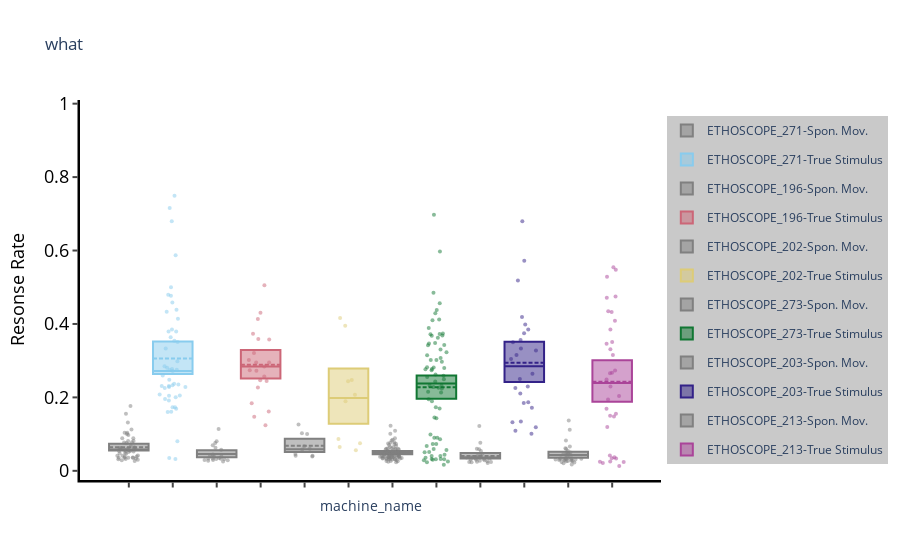

Source (notebook cell):
### Code cell
f, x = pdfp.plot_response_quantify(facet_col='machine_name', title = 'what')
f.show()

### Figure 1 — Plotly figure (JSON) as saved in the notebook; plotly's stock layout.template omitted (floating-point values rounded to 4 significant figures)
{"data": [{"boxpoints": false, "jitter": 0.75, "legendgroup": "ETHOSCOPE_271-Spon. Mov.", "marker": {"color": "grey"}, "mean": [0.06401], "median": [0.057], "name": "ETHOSCOPE_271-Spon. Mov.", "pointpos": 0, "q1": [0.05551], "q3": [0.07362], "showlegend": true, "type": "box", "width": 0.9, "x": ["ETHOSCOPE_271-Spon. Mov."], "xaxis": "x"}, {"boxpoints": "all", "fillcolor": "rgba(0,0,0,0)", "jitter": 0.75, "legendgroup": "ETHOSCOPE_271-Spon. Mov.", "line": {"color": "rgba(0,0,0,0)"}, "marker": {"color": "grey", "opacity": 0.5, "size": 4}, "name": "ETHOSCOPE_271-Spon. Mov.", "pointpos": 0, "showlegend": false, "type": "box", "width": 0.9, "x": ["ETHOSCOPE_271-Spon. Mov.", "ETHOSCOPE_271-Spon. Mov.", "ETHOSCOPE_271-Spon. Mov.", "ETHOSCOPE_271-Spon. Mov.", "ETHOSCOPE_271-Spon. Mov.", "ETHOSCOPE_271-Spon. Mov.", "ETHOSCOPE_271-Spon. Mov.", "ETHOSCOPE_271-Spon. Mov.", "ETHOSCOPE_271-Spon. Mov.", "ETHOSCOPE_271-Spon. Mov.", "ETHOSCOPE_271-Spon. Mov.", "ETHOSCOPE_271-Spon. Mov.", "ETHOSCOPE_271-Spon. Mov.", "ETHOSCOPE_271-Spon. Mov.", "ETHOSCOPE_271-Spon. Mov.", "ETHOSCOPE_271-Spon. Mov.", "ETHOSCOPE_271-Spon. Mov.", "ETHOSCOPE_271-Spon. Mov.", "ETHOSCOPE_271-Spon. Mov.", "ETHOSCOPE_271-Spon. Mov.", "ETHOSCOPE_271-Spon. Mov.", "ETHOSCOPE_271-Spon. Mov.", "ETHOSCOPE_271-Spon. Mov.", "ETHOSCOPE_271-Spon. Mov.", "ETHOSCOPE_271-Spon. Mov.", "ETHOSCOPE_271-Spon. Mov.", "ETHOSCOPE_271-Spon. Mov.", "ETHOSCOPE_271-Spon. Mov.", "ETHOSCOPE_271-Spon. Mov.", "ETHOSCOPE_271-Spon. Mov.", "ETHOSCOPE_271-Spon. Mov.", "ETHOSCOPE_271-Spon. Mov.", "ETHOSCOPE_271-Spon. Mov.", "ETHOSCOPE_271-Spon. Mov.", "ETHOSCOPE_271-Spon. Mov.", "ETHOSCOPE_271-Spon. Mov.", "ETHOSCOPE_271-Spon. Mov.", "ETHOSCOPE_271-Spon. Mov.", "ETHOSCOPE_271-Spon. Mov.", "ETHOSCOPE_271-Spon. Mov.", "ETHOSCOPE_271-Spon. Mov.", "ETHOSCOPE_271-Spon. Mov.", "ETHOSCOPE_271-Spon. Mov.", "ETHOSCOPE_271-Spon. Mov.", "ETHOSCOPE_271-Spon. Mov.", "ETHOSCOPE_271-Spon. Mov.", "ETHOSCOPE_271-Spon. Mov.", "ETHOSCOPE_271-Spon. Mov.", "ETHOSCOPE_271-Spon. Mov."], "xaxis": "x", "y": [0.03585, 0.06177, 0.03593, 0.03868, 0.05957, 0.04829, 0.1003, 0.07813, 0.03642, 0.06214, 0.03162, 0.1318, 0.057, 0.0337, 0.08095, 0.04096, 0.06086, 0.06392, 0.07553, 0.09788, 0.0538, 0.04134, 0.05096, 0.05425, 0.0322, 0.03865, 0.1124, 0.06745, 0.02685, 0.1037, 0.03021, 0.04711, 0.02906, 0.03528, 0.08871, 0.0467, 0.1763, 0.08113, 0.05711, 0.06169, 0.1557, 0.05389, 0.0605, 0.08877, 0.04157, 0.05288, 0.07728, 0.03585, 0.1037]}, {"boxpoints": false, "jitter": 0.75, "legendgroup": "ETHOSCOPE_271-True Stimulus", "marker": {"color": "rgb(136, 204, 238)"}, "mean": [0.3059], "median": [0.2721], "name": "ETHOSCOPE_271-True Stimulus", "pointpos": 0, "q1": [0.264], "q3": [0.3521], "showlegend": true, "type": "box", "width": 0.9, "x": ["ETHOSCOPE_271-True Stimulus"], "xaxis": "x"}, {"boxpoints": "all", "fillcolor": "rgba(0,0,0,0)", "jitter": 0.75, "legendgroup": "ETHOSCOPE_271-True Stimulus", "line": {"color": "rgba(0,0,0,0)"}, "marker": {"color": "rgb(136, 204, 238)", "opacity": 0.5, "size": 4}, "name": "ETHOSCOPE_271-True Stimulus", "pointpos": 0, "showlegend": false, "type": "box", "width": 0.9, "x": ["ETHOSCOPE_271-True Stimulus", "ETHOSCOPE_271-True Stimulus", "ETHOSCOPE_271-True Stimulus", "ETHOSCOPE_271-True Stimulus", "ETHOSCOPE_271-True Stimulus", "ETHOSCOPE_271-True Stimulus", "ETHOSCOPE_271-True Stimulus", "ETHOSCOPE_271-True Stimulus", "ETHOSCOPE_271-True Stimulus", "ETHOSCOPE_271-True Stimulus", "ETHOSCOPE_271-True Stimulus", "ETHOSCOPE_271-True Stimulus", "ETHOSCOPE_271-True Stimulus", "ETHOSCOPE_271-True Stimulus", "ETHOSCOPE_271-True Stimulus", "ETHOSCOPE_271-True Stimulus", "ETHOSCOPE_271-True Stimulus", "ETHOSCOPE_271-True Stimulus", "ETHOSCOPE_271-True Stimulus", "ETHOSCOPE_271-True Stimulus", "ETHOSCOPE_271-True Stimulus", "ETHOSCOPE_271-True Stimulus", "ETHOSCOPE_271-True Stimulus", "ETHOSCOPE_271-True Stimulus", "ETHOSCOPE_271-True Stimulus", "ETHOSCOPE_271-True Stimulus", "ETHOSCOPE_271-True Stimulus", "ETHOSCOPE_271-True Stimulus", "ETHOSCOPE_271-True Stimulus", "ETHOSCOPE_271-True Stimulus", "ETHOSCOPE_271-True Stimulus", "ETHOSCOPE_271-True Stimulus", "ETHOSCOPE_271-True Stimulus", "ETHOSCOPE_271-True Stimulus", "ETHOSCOPE_271-True Stimulus", "ETHOSCOPE_271-True Stimulus", "ETHOSCOPE_271-True Stimulus", "ETHOSCOPE_271-True Stimulus", "ETHOSCOPE_271-True Stimulus", "ETHOSCOPE_271-True Stimulus", "ETHOSCOPE_271-True Stimulus", "ETHOSCOPE_271-True Stimulus", "ETHOSCOPE_271-True Stimulus", "ETHOSCOPE_271-True Stimulus", "ETHOSCOPE_271-True Stimulus", "ETHOSCOPE_271-True Stimulus", "ETHOSCOPE_271-True Stimulus", "ETHOSCOPE_271-True Stimulus", "ETHOSCOPE_271-True Stimulus"], "xaxis": "x", "y": [0.03209, 0.4329, 0.03488, 0.2755, 0.2599, 0.4587, 0.5874, 0.3795, 0.2079, 0.08027, 0.4388, 0.351, 0.2986, 0.2354, 0.3851, 0.716, 0.2743, 0.4142, 0.7491, 0.2048, 0.2774, 0.1733, 0.2312, 0.2478, 0.1602, 0.3333, 0.2805, 0.2331, 0.2283, 0.4797, 0.6796, 0.2371, 0.285, 0.2005, 0.2283, 0.2253, 0.5, 0.1918, 0.3638, 0.1735, 0.3796, 0.1957, 0.2721, 0.1689, 0.3545, 0.231, 0.477, 0.1609, 0.2047]}, {"boxpoints": false, "jitter": 0.75, "legendgroup": "ETHOSCOPE_196-Spon. Mov.", "marker": {"color": "grey"}, "mean": [0.04594], "median": [0.04594], "name": "ETHOSCOPE_196-Spon. Mov.", "pointpos": 0, "q1": [0.03726], "q3": [0.05621], "showlegend": true, "type": "box", "width": 0.9, "x": ["ETHOSCOPE_196-Spon. Mov."], "xaxis": "x"}, {"boxpoints": "all", "fillcolor": "rgba(0,0,0,0)", "jitter": 0.75, "legendgroup": "ETHOSCOPE_196-Spon. Mov.", "line": {"color": "rgba(0,0,0,0)"}, "marker": {"color": "grey", "opacity": 0.5, "size": 4}, "name": "ETHOSCOPE_196-Spon. Mov.", "pointpos": 0, "showlegend": false, "type": "box", "width": 0.9, "x": ["ETHOSCOPE_196-Spon. Mov.", "ETHOSCOPE_196-Spon. Mov.", "ETHOSCOPE_196-Spon. Mov.", "ETHOSCOPE_196-Spon. Mov.", "ETHOSCOPE_196-Spon. Mov.", "ETHOSCOPE_196-Spon. Mov.", "ETHOSCOPE_196-Spon. Mov.", "ETHOSCOPE_196-Spon. Mov.", "ETHOSCOPE_196-Spon. Mov.", "ETHOSCOPE_196-Spon. Mov.", "ETHOSCOPE_196-Spon. Mov.", "ETHOSCOPE_196-Spon. Mov.", "ETHOSCOPE_196-Spon. Mov.", "ETHOSCOPE_196-Spon. Mov.", "ETHOSCOPE_196-Spon. Mov.", "ETHOSCOPE_196-Spon. Mov.", "ETHOSCOPE_196-Spon. Mov.", "ETHOSCOPE_196-Spon. Mov.", "ETHOSCOPE_196-Spon. Mov.", "ETHOSCOPE_196-Spon. Mov.", "ETHOSCOPE_196-Spon. Mov."], "xaxis": "x", "y": [0.02893, 0.03255, 0.02756, 0.03232, 0.03224, 0.02959, 0.03337, 0.06969, 0.04222, 0.02941, 0.05731, 0.03894, 0.1138, 0.06271, 0.07568, 0.03908, 0.02562, 0.0338, 0.04464, 0.03511, 0.08021]}, {"boxpoints": false, "jitter": 0.75, "legendgroup": "ETHOSCOPE_196-True Stimulus", "marker": {"color": "rgb(204, 102, 119)"}, "mean": [0.2892], "median": [0.2839], "name": "ETHOSCOPE_196-True Stimulus", "pointpos": 0, "q1": [0.2515], "q3": [0.3291], "showlegend": true, "type": "box", "width": 0.9, "x": ["ETHOSCOPE_196-True Stimulus"], "xaxis": "x"}, {"boxpoints": "all", "fillcolor": "rgba(0,0,0,0)", "jitter": 0.75, "legendgroup": "ETHOSCOPE_196-True Stimulus", "line": {"color": "rgba(0,0,0,0)"}, "marker": {"color": "rgb(204, 102, 119)", "opacity": 0.5, "size": 4}, "name": "ETHOSCOPE_196-True Stimulus", "pointpos": 0, "showlegend": false, "type": "box", "width": 0.9, "x": ["ETHOSCOPE_196-True Stimulus", "ETHOSCOPE_196-True Stimulus", "ETHOSCOPE_196-True Stimulus", "ETHOSCOPE_196-True Stimulus", "ETHOSCOPE_196-True Stimulus", "ETHOSCOPE_196-True Stimulus", "ETHOSCOPE_196-True Stimulus", "ETHOSCOPE_196-True Stimulus", "ETHOSCOPE_196-True Stimulus", "ETHOSCOPE_196-True Stimulus", "ETHOSCOPE_196-True Stimulus", "ETHOSCOPE_196-True Stimulus", "ETHOSCOPE_196-True Stimulus", "ETHOSCOPE_196-True Stimulus", "ETHOSCOPE_196-True Stimulus", "ETHOSCOPE_196-True Stimulus", "ETHOSCOPE_196-True Stimulus", "ETHOSCOPE_196-True Stimulus", "ETHOSCOPE_196-True Stimulus", "ETHOSCOPE_196-True Stimulus", "ETHOSCOPE_196-True Stimulus"], "xaxis": "x", "y": [0.2568, 0.4138, 0.5058, 0.3016, 0.2948, 0.2742, 0.1839, 0.2466, 0.1617, 0.3578, 0.3732, 0.1474, 0.2949, 0.1239, 0.2445, 0.359, 0.2839, 0.4303, 0.3211, 0.2267, 0.2722]}, {"boxpoints": false, "jitter": 0.75, "legendgroup": "ETHOSCOPE_202-Spon. Mov.", "marker": {"color": "grey"}, "mean": [0.06799], "median": [0.05901], "name": "ETHOSCOPE_202-Spon. Mov.", "pointpos": 0, "q1": [0.05114], "q3": [0.08737], "showlegend": true, "type": "box", "width": 0.9, "x": ["ETHOSCOPE_202-Spon. Mov."], "xaxis": "x"}, {"boxpoints": "all", "fillcolor": "rgba(0,0,0,0)", "jitter": 0.75, "legendgroup": "ETHOSCOPE_202-Spon. Mov.", "line": {"color": "rgba(0,0,0,0)"}, "marker": {"color": "grey", "opacity": 0.5, "size": 4}, "name": "ETHOSCOPE_202-Spon. Mov.", "pointpos": 0, "showlegend": false, "type": "box", "width": 0.9, "x": ["ETHOSCOPE_202-Spon. Mov.", "ETHOSCOPE_202-Spon. Mov.", "ETHOSCOPE_202-Spon. Mov.", "ETHOSCOPE_202-Spon. Mov.", "ETHOSCOPE_202-Spon. Mov.", "ETHOSCOPE_202-Spon. Mov.", "ETHOSCOPE_202-Spon. Mov.", "ETHOSCOPE_202-Spon. Mov.", "ETHOSCOPE_202-Spon. Mov.", "ETHOSCOPE_202-Spon. Mov."], "xaxis": "x", "y": [0.06721, 0.0455, 0.1004, 0.04075, 0.04097, 0.1022, 0.03892, 0.126, 0.06015, 0.05788]}, {"boxpoints": false, "jitter": 0.75, "legendgroup": "ETHOSCOPE_202-True Stimulus", "marker": {"color": "rgb(221, 204, 119)"}, "mean": [0.1982], "median": [0.1983], "name": "ETHOSCOPE_202-True Stimulus", "pointpos": 0, "q1": [0.1285], "q3": [0.279], "showlegend": true, "type": "box", "width": 0.9, "x": ["ETHOSCOPE_202-True Stimulus"], "xaxis": "x"}, {"boxpoints": "all", "fillcolor": "rgba(0,0,0,0)", "jitter": 0.75, "legendgroup": "ETHOSCOPE_202-True Stimulus", "line": {"color": "rgba(0,0,0,0)"}, "marker": {"color": "rgb(221, 204, 119)", "opacity": 0.5, "size": 4}, "name": "ETHOSCOPE_202-True Stimulus", "pointpos": 0, "showlegend": false, "type": "box", "width": 0.9, "x": ["ETHOSCOPE_202-True Stimulus", "ETHOSCOPE_202-True Stimulus", "ETHOSCOPE_202-True Stimulus", "ETHOSCOPE_202-True Stimulus", "ETHOSCOPE_202-True Stimulus", "ETHOSCOPE_202-True Stimulus", "ETHOSCOPE_202-True Stimulus", "ETHOSCOPE_202-True Stimulus", "ETHOSCOPE_202-True Stimulus", "ETHOSCOPE_202-True Stimulus"], "xaxis": "x", "y": [0.2437, 0.08639, 0.4162, 0.07484, 0.3953, 0.1895, 0.05631, 0.2474, 0.06504, 0.2071]}, {"boxpoints": false, "jitter": 0.75, "legendgroup": "ETHOSCOPE_273-Spon. Mov.", "marker": {"color": "grey"}, "mean": [0.04961], "median": [0.04961], "name": "ETHOSCOPE_273-Spon. Mov.", "pointpos": 0, "q1": [0.04543], "q3": [0.0542], "showlegend": true, "type": "box", "width": 0.9, "x": ["ETHOSCOPE_273-Spon. Mov."], "xaxis": "x"}, {"boxpoints": "all", "fillcolor": "rgba(0,0,0,0)", "jitter": 0.75, "legendgroup": "ETHOSCOPE_273-Spon. Mov.", "line": {"color": "rgba(0,0,0,0)"}, "marker": {"color": "grey", "opacity": 0.5, "size": 4}, "name": "ETHOSCOPE_273-Spon. Mov.", "pointpos": 0, "showlegend": false, "type": "box", "width": 0.9, "x": ["ETHOSCOPE_273-Spon. Mov.", "ETHOSCOPE_273-Spon. Mov.", "ETHOSCOPE_273-Spon. Mov.", "ETHOSCOPE_273-Spon. Mov.", "ETHOSCOPE_273-Spon. Mov.", "ETHOSCOPE_273-Spon. Mov.", "ETHOSCOPE_273-Spon. Mov.", "ETHOSCOPE_273-Spon. Mov.", "ETHOSCOPE_273-Spon. Mov.", "ETHOSCOPE_273-Spon. Mov.", "ETHOSCOPE_273-Spon. Mov.", "ETHOSCOPE_273-Spon. Mov.", "ETHOSCOPE_273-Spon. Mov.", "ETHOSCOPE_273-Spon. Mov.", "ETHOSCOPE_273-Spon. Mov.", "ETHOSCOPE_273-Spon. Mov.", "ETHOSCOPE_273-Spon. Mov.", "ETHOSCOPE_273-Spon. Mov.", "ETHOSCOPE_273-Spon. Mov.", "ETHOSCOPE_273-Spon. Mov.", "ETHOSCOPE_273-Spon. Mov.", "ETHOSCOPE_273-Spon. Mov.", "ETHOSCOPE_273-Spon. Mov.", "ETHOSCOPE_273-Spon. Mov.", "ETHOSCOPE_273-Spon. Mov.", "ETHOSCOPE_273-Spon. Mov.", "ETHOSCOPE_273-Spon. Mov.", "ETHOSCOPE_273-Spon. Mov.", "ETHOSCOPE_273-Spon. Mov.", "ETHOSCOPE_273-Spon. Mov.", "ETHOSCOPE_273-Spon. Mov.", "ETHOSCOPE_273-Spon. Mov.", "ETHOSCOPE_273-Spon. Mov.", "ETHOSCOPE_273-Spon. Mov.", "ETHOSCOPE_273-Spon. Mov.", "ETHOSCOPE_273-Spon. Mov.", "ETHOSCOPE_273-Spon. Mov.", "ETHOSCOPE_273-Spon. Mov.", "ETHOSCOPE_273-Spon. Mov.", "ETHOSCOPE_273-Spon. Mov.", "ETHOSCOPE_273-Spon. Mov.", "ETHOSCOPE_273-Spon. Mov.", "ETHOSCOPE_273-Spon. Mov.", "ETHOSCOPE_273-Spon. Mov.", "ETHOSCOPE_273-Spon. Mov.", "ETHOSCOPE_273-Spon. Mov.", "ETHOSCOPE_273-Spon. Mov.", "ETHOSCOPE_273-Spon. Mov.", "ETHOSCOPE_273-Spon. Mov.", "ETHOSCOPE_273-Spon. Mov.", "ETHOSCOPE_273-Spon. Mov.", "ETHOSCOPE_273-Spon. Mov.", "ETHOSCOPE_273-Spon. Mov.", "ETHOSCOPE_273-Spon. Mov.", "ETHOSCOPE_273-Spon. Mov.", "ETHOSCOPE_273-Spon. Mov.", "ETHOSCOPE_273-Spon. Mov.", "ETHOSCOPE_273-Spon. Mov.", "ETHOSCOPE_273-Spon. Mov.", "ETHOSCOPE_273-Spon. Mov.", "ETHOSCOPE_273-Spon. Mov.", "ETHOSCOPE_273-Spon. Mov.", "ETHOSCOPE_273-Spon. Mov.", "ETHOSCOPE_273-Spon. Mov.", "ETHOSCOPE_273-Spon. Mov.", "ETHOSCOPE_273-Spon. Mov.", "ETHOSCOPE_273-Spon. Mov.", "ETHOSCOPE_273-Spon. Mov.", "ETHOSCOPE_273-Spon. Mov.", "ETHOSCOPE_273-Spon. Mov.", "ETHOSCOPE_273-Spon. Mov.", "ETHOSCOPE_273-Spon. Mov.", "ETHOSCOPE_273-Spon. Mov.", "ETHOSCOPE_273-Spon. Mov."], "xaxis": "x", "y": [0.05933, 0.0371, 0.06763, 0.03374, 0.03174, 0.08236, 0.02647, 0.02643, 0.03221, 0.04721, 0.04099, 0.05025, 0.02361, 0.04026, 0.04243, 0.08489, 0.05415, 0.03878, 0.06501, 0.06022, 0.06049, 0.06431, 0.04772, 0.03504, 0.1094, 0.03859, 0.06031, 0.04276, 0.07057, 0.04481, 0.03772, 0.03517, 0.0384, 0.04556, 0.07316, 0.05435, 0.04987, 0.04263, 0.0584, 0.05736, 0.04337, 0.0376, 0.03678, 0.03694, 0.07291, 0.02881, 0.04678, 0.04207, 0.03888, 0.03878, 0.03237, 0.02455, 0.03893, 0.07615, 0.049, 0.038, 0.08901, 0.07446, 0.04881, 0.03468, 0.07798, 0.1011, 0.05791, 0.1226, 0.02615, 0.04433, 0.03362, 0.03159, 0.03833, 0.03275, 0.03071, 0.06165, 0.03828, 0.03381]}, {"boxpoints": false, "jitter": 0.75, "legendgroup": "ETHOSCOPE_273-True Stimulus", "marker": {"color": "rgb(17, 119, 51)"}, "mean": [0.2274], "median": [0.2379], "name": "ETHOSCOPE_273-True Stimulus", "pointpos": 0, "q1": [0.1961], "q3": [0.2599], "showlegend": true, "type": "box", "width": 0.9, "x": ["ETHOSCOPE_273-True Stimulus"], "xaxis": "x"}, {"boxpoints": "all", "fillcolor": "rgba(0,0,0,0)", "jitter": 0.75, "legendgroup": "ETHOSCOPE_273-True Stimulus", "line": {"color": "rgba(0,0,0,0)"}, "marker": {"color": "rgb(17, 119, 51)", "opacity": 0.5, "size": 4}, "name": "ETHOSCOPE_273-True Stimulus", "pointpos": 0, "showlegend": false, "type": "box", "width": 0.9, "x": ["ETHOSCOPE_273-True Stimulus", "ETHOSCOPE_273-True Stimulus", "ETHOSCOPE_273-True Stimulus", "ETHOSCOPE_273-True Stimulus", "ETHOSCOPE_273-True Stimulus", "ETHOSCOPE_273-True Stimulus", "ETHOSCOPE_273-True Stimulus", "ETHOSCOPE_273-True Stimulus", "ETHOSCOPE_273-True Stimulus", "ETHOSCOPE_273-True Stimulus", "ETHOSCOPE_273-True Stimulus", "ETHOSCOPE_273-True Stimulus", "ETHOSCOPE_273-True Stimulus", "ETHOSCOPE_273-True Stimulus", "ETHOSCOPE_273-True Stimulus", "ETHOSCOPE_273-True Stimulus", "ETHOSCOPE_273-True Stimulus", "ETHOSCOPE_273-True Stimulus", "ETHOSCOPE_273-True Stimulus", "ETHOSCOPE_273-True Stimulus", "ETHOSCOPE_273-True Stimulus", "ETHOSCOPE_273-True Stimulus", "ETHOSCOPE_273-True Stimulus", "ETHOSCOPE_273-True Stimulus", "ETHOSCOPE_273-True Stimulus", "ETHOSCOPE_273-True Stimulus", "ETHOSCOPE_273-True Stimulus", "ETHOSCOPE_273-True Stimulus", "ETHOSCOPE_273-True Stimulus", "ETHOSCOPE_273-True Stimulus", "ETHOSCOPE_273-True Stimulus", "ETHOSCOPE_273-True Stimulus", "ETHOSCOPE_273-True Stimulus", "ETHOSCOPE_273-True Stimulus", "ETHOSCOPE_273-True Stimulus", "ETHOSCOPE_273-True Stimulus", "ETHOSCOPE_273-True Stimulus", "ETHOSCOPE_273-True Stimulus", "ETHOSCOPE_273-True Stimulus", "ETHOSCOPE_273-True Stimulus", "ETHOSCOPE_273-True Stimulus", "ETHOSCOPE_273-True Stimulus", "ETHOSCOPE_273-True Stimulus", "ETHOSCOPE_273-True Stimulus", "ETHOSCOPE_273-True Stimulus", "ETHOSCOPE_273-True Stimulus", "ETHOSCOPE_273-True Stimulus", "ETHOSCOPE_273-True Stimulus", "ETHOSCOPE_273-True Stimulus", "ETHOSCOPE_273-True Stimulus", "ETHOSCOPE_273-True Stimulus", "ETHOSCOPE_273-True Stimulus", "ETHOSCOPE_273-True Stimulus", "ETHOSCOPE_273-True Stimulus", "ETHOSCOPE_273-True Stimulus", "ETHOSCOPE_273-True Stimulus", "ETHOSCOPE_273-True Stimulus", "ETHOSCOPE_273-True Stimulus", "ETHOSCOPE_273-True Stimulus", "ETHOSCOPE_273-True Stimulus", "ETHOSCOPE_273-True Stimulus", "ETHOSCOPE_273-True Stimulus", "ETHOSCOPE_273-True Stimulus", "ETHOSCOPE_273-True Stimulus", "ETHOSCOPE_273-True Stimulus", "ETHOSCOPE_273-True Stimulus", "ETHOSCOPE_273-True Stimulus", "ETHOSCOPE_273-True Stimulus", "ETHOSCOPE_273-True Stimulus", "ETHOSCOPE_273-True Stimulus", "ETHOSCOPE_273-True Stimulus", "ETHOSCOPE_273-True Stimulus", "ETHOSCOPE_273-True Stimulus", "ETHOSCOPE_273-True Stimulus"], "xaxis": "x", "y": [0.2764, 0.0299, 0.05668, 0.03187, 0.2556, 0.3483, 0.2265, 0.259, 0.1697, 0.1429, 0.03147, 0.03236, 0.1453, 0.02524, 0.2281, 0.3074, 0.2622, 0.3419, 0.0989, 0.08621, 0.07273, 0.4123, 0.2811, 0.2244, 0.4563, 0.195, 0.2971, 0.3146, 0.08978, 0.04057, 0.02364, 0.2737, 0.2156, 0.3683, 0.28, 0.2322, 0.2819, 0.438, 0.05959, 0.06786, 0.03125, 0.2326, 0.3019, 0.3682, 0.2136, 0.3429, 0.1892, 0.0506, 0.05155, 0.01674, 0.3231, 0.3307, 0.6974, 0.3888, 0.3743, 0.2494, 0.09028, 0.07306, 0.04028, 0.3622, 0.5974, 0.429, 0.41, 0.3465, 0.3022, 0.04405, 0.02895, 0.03526, 0.3729, 0.3722, 0.1729, 0.2432, 0.4851, 0.277]}, {"boxpoints": false, "jitter": 0.75, "legendgroup": "ETHOSCOPE_203-Spon. Mov.", "marker": {"color": "grey"}, "mean": [0.04014], "median": [0.0349], "name": "ETHOSCOPE_203-Spon. Mov.", "pointpos": 0, "q1": [0.03341], "q3": [0.04849], "showlegend": true, "type": "box", "width": 0.9, "x": ["ETHOSCOPE_203-Spon. Mov."], "xaxis": "x"}, {"boxpoints": "all", "fillcolor": "rgba(0,0,0,0)", "jitter": 0.75, "legendgroup": "ETHOSCOPE_203-Spon. Mov.", "line": {"color": "rgba(0,0,0,0)"}, "marker": {"color": "grey", "opacity": 0.5, "size": 4}, "name": "ETHOSCOPE_203-Spon. Mov.", "pointpos": 0, "showlegend": false, "type": "box", "width": 0.9, "x": ["ETHOSCOPE_203-Spon. Mov.", "ETHOSCOPE_203-Spon. Mov.", "ETHOSCOPE_203-Spon. Mov.", "ETHOSCOPE_203-Spon. Mov.", "ETHOSCOPE_203-Spon. Mov.", "ETHOSCOPE_203-Spon. Mov.", "ETHOSCOPE_203-Spon. Mov.", "ETHOSCOPE_203-Spon. Mov.", "ETHOSCOPE_203-Spon. Mov.", "ETHOSCOPE_203-Spon. Mov.", "ETHOSCOPE_203-Spon. Mov.", "ETHOSCOPE_203-Spon. Mov.", "ETHOSCOPE_203-Spon. Mov.", "ETHOSCOPE_203-Spon. Mov.", "ETHOSCOPE_203-Spon. Mov.", "ETHOSCOPE_203-Spon. Mov.", "ETHOSCOPE_203-Spon. Mov.", "ETHOSCOPE_203-Spon. Mov.", "ETHOSCOPE_203-Spon. Mov.", "ETHOSCOPE_203-Spon. Mov.", "ETHOSCOPE_203-Spon. Mov.", "ETHOSCOPE_203-Spon. Mov.", "ETHOSCOPE_203-Spon. Mov.", "ETHOSCOPE_203-Spon. Mov.", "ETHOSCOPE_203-Spon. Mov.", "ETHOSCOPE_203-Spon. Mov."], "xaxis": "x", "y": [0.02736, 0.02414, 0.03768, 0.0233, 0.03247, 0.02851, 0.02603, 0.0303, 0.03685, 0.0403, 0.03077, 0.05999, 0.1222, 0.0587, 0.05391, 0.07633, 0.03385, 0.03628, 0.04168, 0.03364, 0.02099, 0.04654, 0.03711, 0.02371, 0.03596, 0.02492]}, {"boxpoints": false, "jitter": 0.75, "legendgroup": "ETHOSCOPE_203-True Stimulus", "marker": {"color": "rgb(51, 34, 136)"}, "mean": [0.2944], "median": [0.2846], "name": "ETHOSCOPE_203-True Stimulus", "pointpos": 0, "q1": [0.2422], "q3": [0.3517], "showlegend": true, "type": "box", "width": 0.9, "x": ["ETHOSCOPE_203-True Stimulus"], "xaxis": "x"}, {"boxpoints": "all", "fillcolor": "rgba(0,0,0,0)", "jitter": 0.75, "legendgroup": "ETHOSCOPE_203-True Stimulus", "line": {"color": "rgba(0,0,0,0)"}, "marker": {"color": "rgb(51, 34, 136)", "opacity": 0.5, "size": 4}, "name": "ETHOSCOPE_203-True Stimulus", "pointpos": 0, "showlegend": false, "type": "box", "width": 0.9, "x": ["ETHOSCOPE_203-True Stimulus", "ETHOSCOPE_203-True Stimulus", "ETHOSCOPE_203-True Stimulus", "ETHOSCOPE_203-True Stimulus", "ETHOSCOPE_203-True Stimulus", "ETHOSCOPE_203-True Stimulus", "ETHOSCOPE_203-True Stimulus", "ETHOSCOPE_203-True Stimulus", "ETHOSCOPE_203-True Stimulus", "ETHOSCOPE_203-True Stimulus", "ETHOSCOPE_203-True Stimulus", "ETHOSCOPE_203-True Stimulus", "ETHOSCOPE_203-True Stimulus", "ETHOSCOPE_203-True Stimulus", "ETHOSCOPE_203-True Stimulus", "ETHOSCOPE_203-True Stimulus", "ETHOSCOPE_203-True Stimulus", "ETHOSCOPE_203-True Stimulus", "ETHOSCOPE_203-True Stimulus", "ETHOSCOPE_203-True Stimulus", "ETHOSCOPE_203-True Stimulus", "ETHOSCOPE_203-True Stimulus", "ETHOSCOPE_203-True Stimulus", "ETHOSCOPE_203-True Stimulus", "ETHOSCOPE_203-True Stimulus", "ETHOSCOPE_203-True Stimulus"], "xaxis": "x", "y": [0.3501, 0.2645, 0.3281, 0.4188, 0.6798, 0.1093, 0.3333, 0.3986, 0.1716, 0.1009, 0.1868, 0.5725, 0.25, 0.2105, 0.3157, 0.1341, 0.3561, 0.3846, 0.3046, 0.2294, 0.375, 0.2258, 0.5184, 0.1326, 0.1845, 0.1187]}, {"boxpoints": false, "jitter": 0.75, "legendgroup": "ETHOSCOPE_213-Spon. Mov.", "marker": {"color": "grey"}, "mean": [0.04281], "median": [0.04281], "name": "ETHOSCOPE_213-Spon. Mov.", "pointpos": 0, "q1": [0.03542], "q3": [0.05186], "showlegend": true, "type": "box", "width": 0.9, "x": ["ETHOSCOPE_213-Spon. Mov."], "xaxis": "x"}, {"boxpoints": "all", "fillcolor": "rgba(0,0,0,0)", "jitter": 0.75, "legendgroup": "ETHOSCOPE_213-Spon. Mov.", "line": {"color": "rgba(0,0,0,0)"}, "marker": {"color": "grey", "opacity": 0.5, "size": 4}, "name": "ETHOSCOPE_213-Spon. Mov.", "pointpos": 0, "showlegend": false, "type": "box", "width": 0.9, "x": ["ETHOSCOPE_213-Spon. Mov.", "ETHOSCOPE_213-Spon. Mov.", "ETHOSCOPE_213-Spon. Mov.", "ETHOSCOPE_213-Spon. Mov.", "ETHOSCOPE_213-Spon. Mov.", "ETHOSCOPE_213-Spon. Mov.", "ETHOSCOPE_213-Spon. Mov.", "ETHOSCOPE_213-Spon. Mov.", "ETHOSCOPE_213-Spon. Mov.", "ETHOSCOPE_213-Spon. Mov.", "ETHOSCOPE_213-Spon. Mov.", "ETHOSCOPE_213-Spon. Mov.", "ETHOSCOPE_213-Spon. Mov.", "ETHOSCOPE_213-Spon. Mov.", "ETHOSCOPE_213-Spon. Mov.", "ETHOSCOPE_213-Spon. Mov.", "ETHOSCOPE_213-Spon. Mov.", "ETHOSCOPE_213-Spon. Mov.", "ETHOSCOPE_213-Spon. Mov.", "ETHOSCOPE_213-Spon. Mov.", "ETHOSCOPE_213-Spon. Mov.", "ETHOSCOPE_213-Spon. Mov.", "ETHOSCOPE_213-Spon. Mov.", "ETHOSCOPE_213-Spon. Mov.", "ETHOSCOPE_213-Spon. Mov.", "ETHOSCOPE_213-Spon. Mov.", "ETHOSCOPE_213-Spon. Mov.", "ETHOSCOPE_213-Spon. Mov.", "ETHOSCOPE_213-Spon. Mov.", "ETHOSCOPE_213-Spon. Mov.", "ETHOSCOPE_213-Spon. Mov.", "ETHOSCOPE_213-Spon. Mov.", "ETHOSCOPE_213-Spon. Mov.", "ETHOSCOPE_213-Spon. Mov."], "xaxis": "x", "y": [0.01697, 0.02259, 0.0268, 0.03068, 0.04884, 0.04493, 0.05002, 0.03398, 0.0305, 0.03255, 0.02679, 0.0271, 0.03196, 0.03284, 0.03402, 0.02617, 0.03442, 0.05966, 0.04764, 0.06639, 0.1121, 0.04285, 0.1372, 0.08232, 0.05366, 0.06151, 0.0241, 0.03084, 0.03031, 0.02869, 0.02974, 0.03411, 0.04289, 0.02039]}, {"boxpoints": false, "jitter": 0.75, "legendgroup": "ETHOSCOPE_213-True Stimulus", "marker": {"color": "rgb(170, 68, 153)"}, "mean": [0.2429], "median": [0.2392], "name": "ETHOSCOPE_213-True Stimulus", "pointpos": 0, "q1": [0.188], "q3": [0.3015], "showlegend": true, "type": "box", "width": 0.9, "x": ["ETHOSCOPE_213-True Stimulus"], "xaxis": "x"}, {"boxpoints": "all", "fillcolor": "rgba(0,0,0,0)", "jitter": 0.75, "legendgroup": "ETHOSCOPE_213-True Stimulus", "line": {"color": "rgba(0,0,0,0)"}, "marker": {"color": "rgb(170, 68, 153)", "opacity": 0.5, "size": 4}, "name": "ETHOSCOPE_213-True Stimulus", "pointpos": 0, "showlegend": false, "type": "box", "width": 0.9, "x": ["ETHOSCOPE_213-True Stimulus", "ETHOSCOPE_213-True Stimulus", "ETHOSCOPE_213-True Stimulus", "ETHOSCOPE_213-True Stimulus", "ETHOSCOPE_213-True Stimulus", "ETHOSCOPE_213-True Stimulus", "ETHOSCOPE_213-True Stimulus", "ETHOSCOPE_213-True Stimulus", "ETHOSCOPE_213-True Stimulus", "ETHOSCOPE_213-True Stimulus", "ETHOSCOPE_213-True Stimulus", "ETHOSCOPE_213-True Stimulus", "ETHOSCOPE_213-True Stimulus", "ETHOSCOPE_213-True Stimulus", "ETHOSCOPE_213-True Stimulus", "ETHOSCOPE_213-True Stimulus", "ETHOSCOPE_213-True Stimulus", "ETHOSCOPE_213-True Stimulus", "ETHOSCOPE_213-True Stimulus", "ETHOSCOPE_213-True Stimulus", "ETHOSCOPE_213-True Stimulus", "ETHOSCOPE_213-True Stimulus", "ETHOSCOPE_213-True Stimulus", "ETHOSCOPE_213-True Stimulus", "ETHOSCOPE_213-True Stimulus", "ETHOSCOPE_213-True Stimulus", "ETHOSCOPE_213-True Stimulus", "ETHOSCOPE_213-True Stimulus", "ETHOSCOPE_213-True Stimulus", "ETHOSCOPE_213-True Stimulus", "ETHOSCOPE_213-True Stimulus", "ETHOSCOPE_213-True Stimulus", "ETHOSCOPE_213-True Stimulus", "ETHOSCOPE_213-True Stimulus"], "xaxis": "x", "y": [0.3852, 0.5286, 0.1191, 0.4343, 0.2038, 0.2488, 0.3155, 0.3506, 0.02521, 0.02439, 0.03401, 0.02372, 0.01305, 0.04198, 0.03704, 0.02119, 0.03348, 0.2735, 0.5543, 0.2672, 0.3311, 0.1693, 0.4085, 0.4323, 0.1499, 0.475, 0.1553, 0.5475, 0.4711, 0.2661, 0.1479, 0.346, 0.2295, 0.1939]}], "layout": {"legend": {"bgcolor": "rgba(201, 201, 201, 1)", "bordercolor": "grey", "font": {"size": 12}, "x": 1.01, "y": 0.5}, "plot_bgcolor": "white", "title": {"text": "what"}, "xaxis": {"linecolor": "black", "linewidth": 2.5, "showgrid": false, "showticklabels": false, "tickfont": {"color": "black", "size": 18}, "ticks": "outside", "tickwidth": 2, "title": {"text": "machine_name"}, "type": "-", "zeroline": false}, "yaxis": {"dtick": 0.2, "linecolor": "black", "linewidth": 2.5, "range": [-0.025, 1.01], "rangemode": "tozero", "showgrid": false, "tick0": 0, "tickfont": {"color": "black", "size": 18}, "ticks": "outside", "tickwidth": 2, "title": {"font": {"color": "black", "size": 18}, "text": "Resonse Rate"}, "type": "-", "zeroline": false}}}
